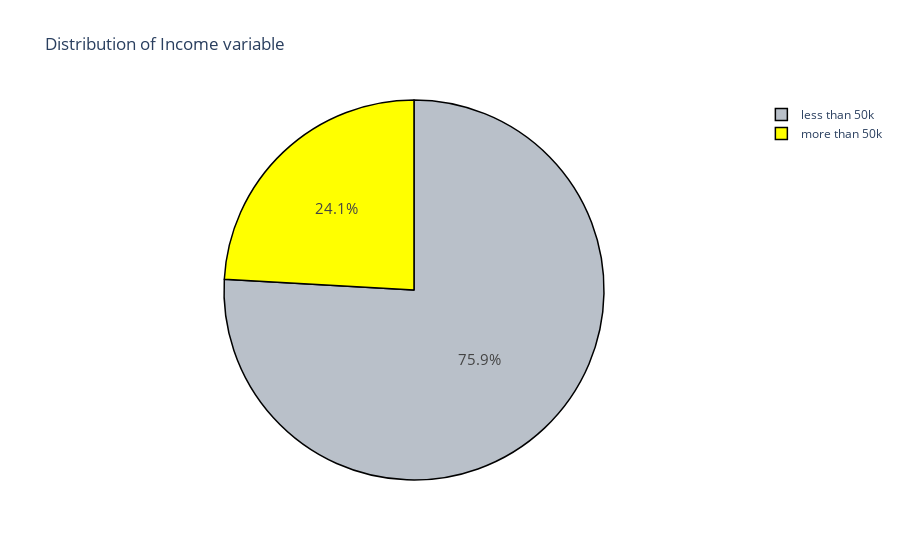

Notebook cell for this chart:
### Markdown cell above
# Visualization of the categorical features

### Code cell
import plotly.graph_objs as go
import plotly.offline as py
less_50 = df[(df['Income'] != 0)]
more_50 = df[(df['Income'] == 0)]

trace = go.Pie(labels = ['less than 50k', 'more than 50k'], values = df['Income'].value_counts(), 
               textfont=dict(size=15),
               marker=dict(colors=['#B9C0C9','yellow'], 
               line=dict(color='#000000', width=1.5)))
layout = dict(title =  'Distribution of Income variable')          
fig = dict(data = [trace], layout=layout)
py.iplot(fig)

### Figure 1 — Plotly figure (JSON) as saved in the notebook; plotly's stock layout.template omitted (floating-point values rounded to 4 significant figures)
{"data": [{"labels": ["less than 50k", "more than 50k"], "marker": {"colors": ["#B9C0C9", "yellow"], "line": {"color": "#000000", "width": 1.5}}, "textfont": {"size": 15}, "type": "pie", "values": [24697, 7839]}], "layout": {"title": {"text": "Distribution of Income variable"}}}
